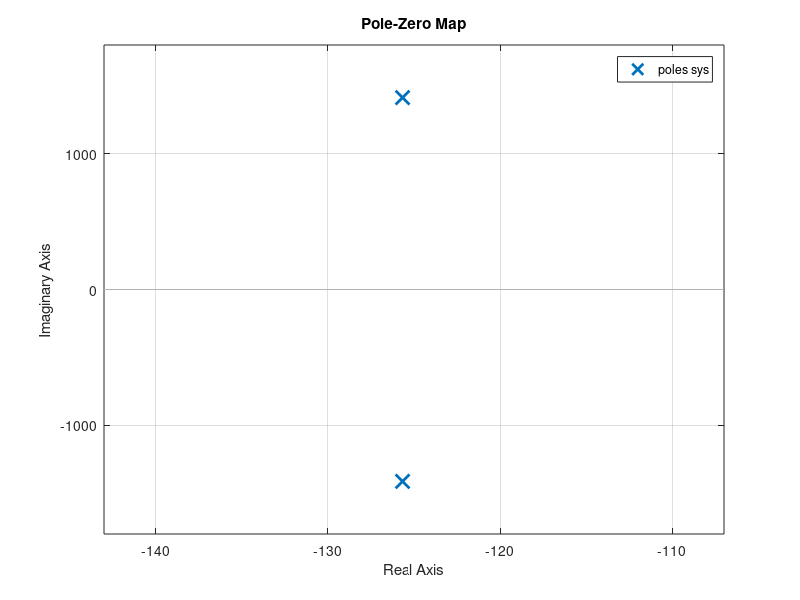
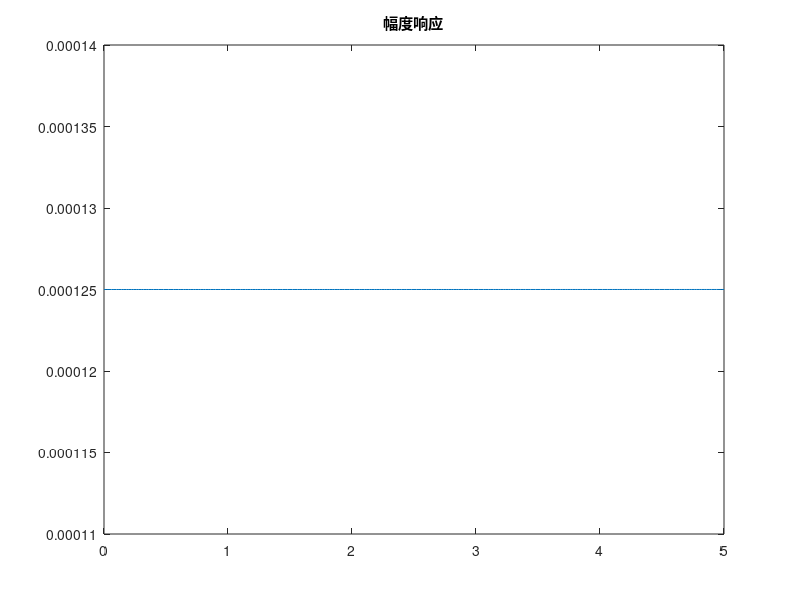
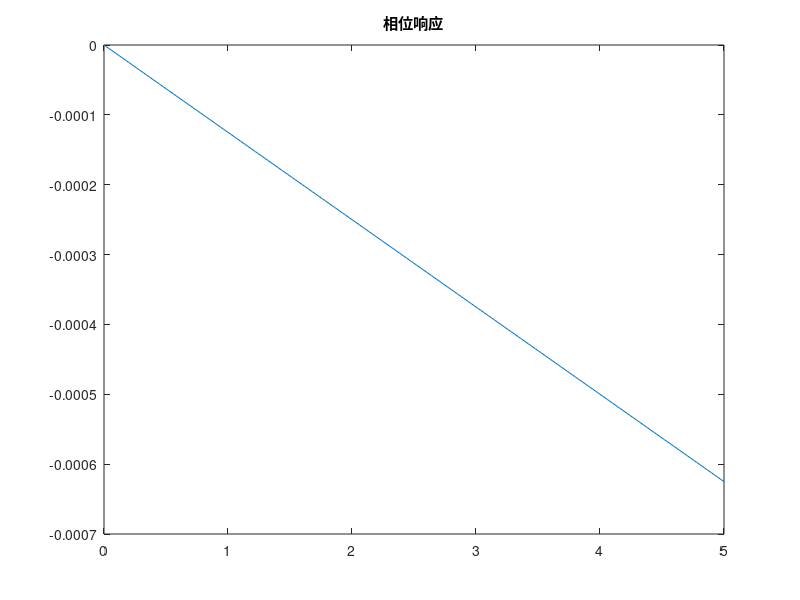

Write the MATLAB code that produced these figures, in order. (Note: this script raises an error after producing the figures.)
a=1/20;w1=800*pi;
num= [2*a*800*pi];
den=[1,2*a*800*pi,640000*pi];
sys=tf(num,den);
t=0:0.02:5;
w=0:0.02:5;
set(gcf,'color','w');
figure(1);
pzmap(sys);
p=pole(sys);
z=zero(sys);
H=freqs(num,den,w);
figure(2);
plot(w,abs(H));
title('幅度响应');
figure(3);
plot(w,angle(H));
title('相位响应');
figure(4);
[x,Fs]=audioread('yinjie_GGdiao.wav');

F=laplace(Fs);
Y=F*H;
Yt=ilaplace(Y);
fplot(Yt,[0,10]);
grid on;
title('响应')
